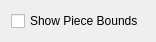
<ui version="4.0" >
 <class>pqAdaptiveDisplayDecorator</class>
 <widget class="QWidget" name="pqAdaptiveDisplayDecorator" >
  <property name="geometry" >
   <rect>
    <x>0</x>
    <y>0</y>
    <width>156</width>
    <height>38</height>
   </rect>
  </property>
  <property name="windowTitle" >
   <string>Form</string>
  </property>
  <layout class="QHBoxLayout" >
   <item>
    <widget class="QCheckBox" name="PieceBoundsVisibility" >
     <property name="toolTip" >
      <string>When checked this turns on diagnostic piece bounding box display.</string>
     </property>
     <property name="text" >
      <string>Show Piece Bounds</string>
     </property>
    </widget>
   </item>
  </layout>
 </widget>
 <resources/>
 <connections/>
</ui>
